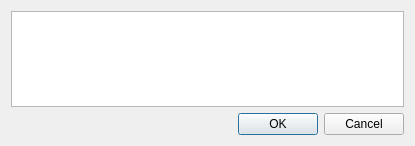
<?xml version="1.0" encoding="UTF-8"?>
<ui version="4.0">
 <class>dialogEditNotes</class>
 <widget class="QDialog" name="dialogEditNotes">
  <property name="geometry">
   <rect>
    <x>0</x>
    <y>0</y>
    <width>415</width>
    <height>146</height>
   </rect>
  </property>
  <property name="windowTitle">
   <string>Mamsds QBreak Reminder - Edit Notes</string>
  </property>
  <property name="windowIcon">
   <iconset>
    <normaloff>:/Plant.png</normaloff>:/Plant.png</iconset>
  </property>
  <layout class="QVBoxLayout" name="verticalLayout">
   <item>
    <widget class="QPlainTextEdit" name="txtNewNotes"/>
   </item>
   <item>
    <layout class="QHBoxLayout" name="horizontalLayout">
     <item>
      <spacer name="horizontalSpacer">
       <property name="orientation">
        <enum>Qt::Horizontal</enum>
       </property>
       <property name="sizeHint" stdset="0">
        <size>
         <width>40</width>
         <height>20</height>
        </size>
       </property>
      </spacer>
     </item>
     <item>
      <widget class="QPushButton" name="btnOK">
       <property name="text">
        <string>OK</string>
       </property>
      </widget>
     </item>
     <item>
      <widget class="QPushButton" name="btnCancel">
       <property name="text">
        <string>Cancel</string>
       </property>
      </widget>
     </item>
    </layout>
   </item>
  </layout>
 </widget>
 <resources/>
 <connections/>
</ui>
